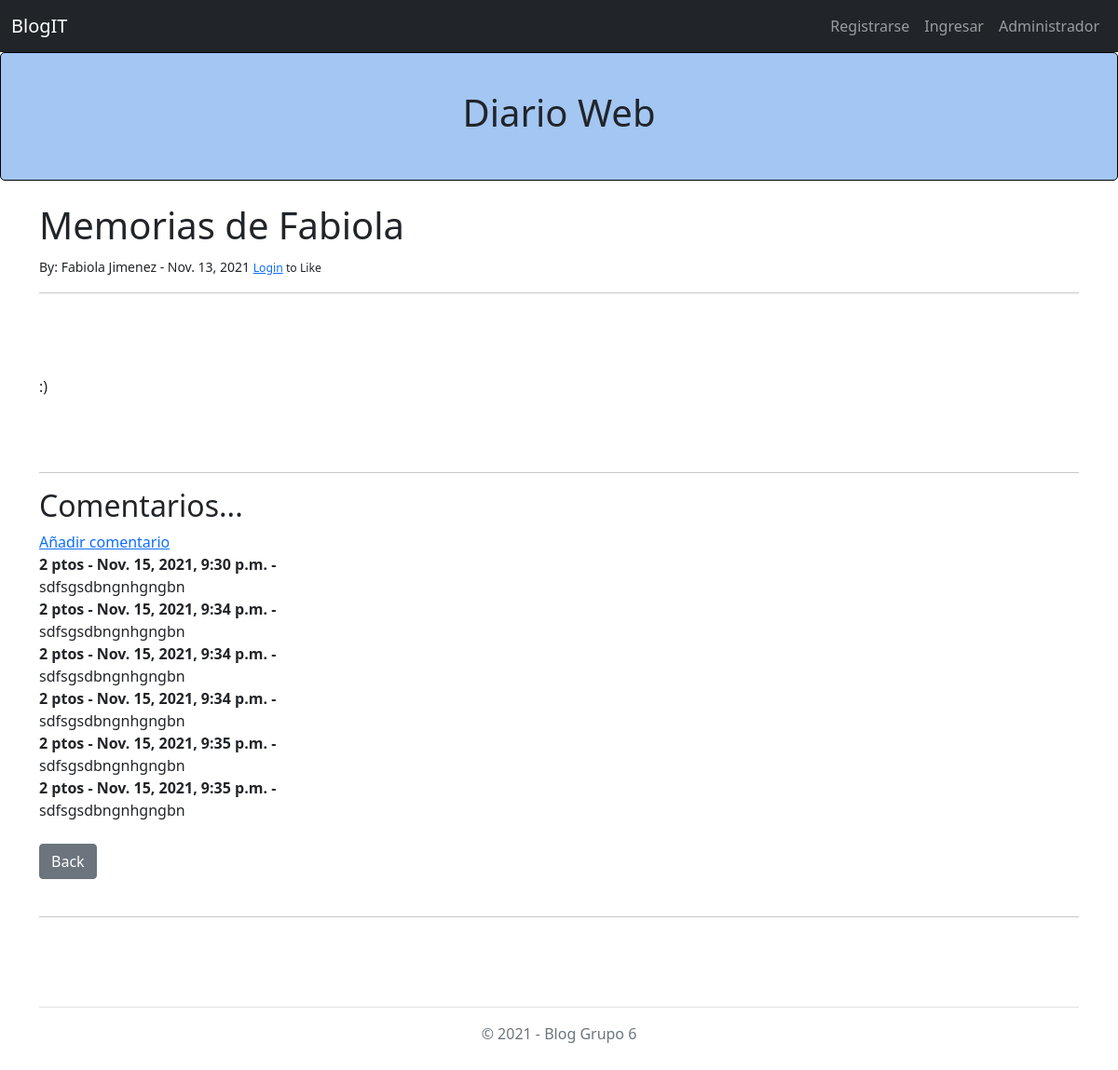
The app's page /article/1 with its own data.
### blog/models.py (models this page shows, shortened)
class Post(models.Model):
    title = models.CharField(max_length = 255)
    title_tag = models.CharField(max_length = 255)
    author = models.ForeignKey(User, on_delete = models.CASCADE)
    header_image = models.ImageField(null=True, blank=True, upload_to='images/')
    body = RichTextField(blank=True, null=True)
    post_date = models.DateField(auto_now_add=True)
    category = models.CharField(max_length = 255, default='uncategorized')
    likes = models.ManyToManyField(User, related_name='blog_posts')
    def total_likes(self):
        return self.likes.count()
    def total_comments(self):
        return self.comments.count()

class Comment(models.Model):
    post = models.ForeignKey(Post,related_name="comments", on_delete = models.CASCADE)
    email = models.CharField(max_length=255)
    body = models.TextField(max_length=200)
    date_added = models.DateTimeField(auto_now_add=True)

### blog/views.py (the view)
# urls.py: path('article/<int:pk>', ArticleDetailView.as_view(), name = 'article-detail'),
class ArticleDetailView(DetailView):
    model = Post
    template_name = 'article_details.html'
    def get_context_data(self, *args, **kwargs):
        cat_menu = Category.objects.all()
        context = super(ArticleDetailView, self).get_context_data(*args, **kwargs)
        stuff = get_object_or_404(Post, id=self.kwargs['pk'])
        total_likes = stuff.total_likes()
        total_comments = stuff.total_comments()
        liked = False
        if stuff.likes.filter(id=self.request.user.id).exists():
            liked = True
        context["cat_menu"] = cat_menu
        context["total_likes"] = total_likes
        context["total_comments"] = total_comments
        context["liked"] = liked
        return context

### blog/templates/article_details.html (shortened to what this page needs)
{% extends 'base.html' %}
{% block content %}
    <h1> {{ post.title }} </h1>
    <small> By:
        {{ post.author.first_name }}
        {{ post.author.last_name }} -
        {{ post.post_date }}
        {% if user.is_authenticated %}
            {% if user.id == post.author.id %}
                -<a href="{% url 'update_post' post.pk %}"> (Edit) </a>
                <a href="{% url 'delete_post' post.pk %}"> (Delete) </a>
            {% endif %}
            <form action="{% url 'like_post' post.pk %}" method="POST">
              {{ total_likes }} Likes    - {{total_comments}} Comentarios<br/>
                {% csrf_token %}
                {% if liked %}
                    <button type="submit", name="post_id", value="{{ post.id }}", class="btn btn-danger btn-sm"> Unlike</button>
                 {% else %}
                    <button type="submit", name="post_id", value="{{ post.id }}", class="btn btn-primary btn-sm"> Like</button>
                {% endif %}
            </form>
        {% else %}
            <small><a href="{% url 'login' %}">Login</a> to Like </small>
        {% endif %}
    </small>
    <hr>
    <br/>
    <br/><br/>
    {{ post.body|safe }}
    <br/><br/>
    <hr>
    <h2>Comentarios...</h2>
    {% if not post.comments.all %}
        - 0 Comentarios <a href="{% url 'add_comment' post.pk%}">Añadir uno </a>
        <br/>
    {% else %}
    <a href="{% url 'add_comment' post.pk%}">Añadir comentario </a>
    <br/>
    {%for comment in post.comments.all %}
        <strong> {{comment.email}} -
        {{comment.date_added}} -
        </strong>
        <br/>
        {{comment.body}}
        <br/>
    {%endfor%}
    {%endif%}
    <br/>
    <a href = "{% url 'home' %}" class="btn btn-secondary" role="button"> Back </a>
    <br/><br/>
    <hr>
    <br/>
{% endblock %}

### records on screen
Post: title "Memorias de Fabiola", author.first_name "Fabiola", author.last_name "Jimenez", post_date "Nov. 13, 2021", body ":)"
Comment: email "2 ptos", date_added "Nov. 15, 2021, 9:30 p.m.", body "sdfsgsdbngnhgngbn"
Comment: email "2 ptos", date_added "Nov. 15, 2021, 9:34 p.m.", body "sdfsgsdbngnhgngbn"
Comment: email "2 ptos", date_added "Nov. 15, 2021, 9:34 p.m.", body "sdfsgsdbngnhgngbn"
Comment: email "2 ptos", date_added "Nov. 15, 2021, 9:34 p.m.", body "sdfsgsdbngnhgngbn"
Comment: email "2 ptos", date_added "Nov. 15, 2021, 9:35 p.m.", body "sdfsgsdbngnhgngbn"
Comment: email "2 ptos", date_added "Nov. 15, 2021, 9:35 p.m.", body "sdfsgsdbngnhgngbn"
